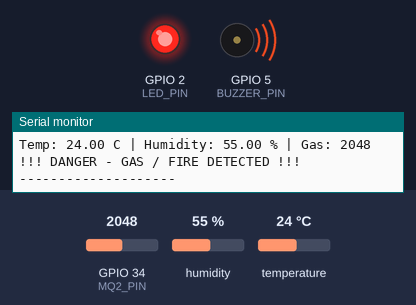
Bench run of a sketch on a simulated ESP32. On the bench: output pins drawn as LEDs (lit = HIGH), buzzer (waves = sounding, pin HIGH), the last lines printed to the serial monitor. The inputs (shaded band) are chosen by the test bench; at power-on: GPIO 34 (MQ2_PIN) = 2048, humidity 55 %, temperature 24 °C.

Above: at 2.8 s.
2.9 s: GPIO 34 (MQ2_PIN) set to 1527
5.6 s: GPIO 34 (MQ2_PIN) set to 1455
At 6.4 s:
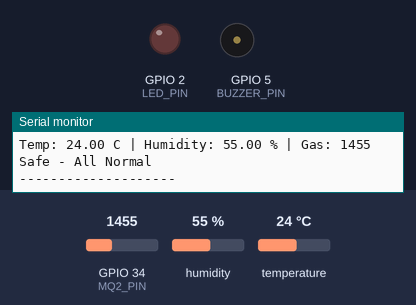
8.3 s: GPIO 34 (MQ2_PIN) set to 1540
At 11.2 s:
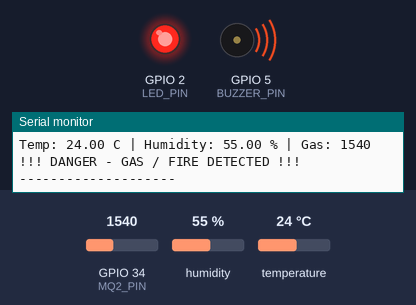
11.5 s: GPIO 34 (MQ2_PIN) set to 1460
At 13.0 s:
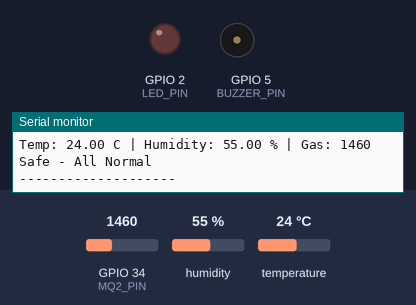
Timing chart, 0 to 14.5 s (numbered marks = the images above; inputs shaded):
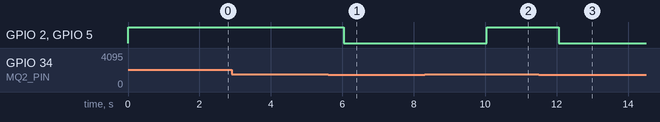

Measured:
- the behaviour switches between 1501 and 1500 on GPIO 34 (MQ2_PIN) (found by bisection; images 0 and 1)
- after the input at 5.6 s, GPIO 2 (LED_PIN), GPIO 5 (BUZZER_PIN): HIGH → LOW after 0.43 s
- after the input at 8.3 s, GPIO 2 (LED_PIN), GPIO 5 (BUZZER_PIN): LOW → HIGH after 1.7 s
- after the input at 11.5 s, GPIO 2 (LED_PIN), GPIO 5 (BUZZER_PIN): HIGH → LOW after 0.56 s

The sketch:

sketch.ino
```cpp
#include "DHT.h"

#define DHTPIN 15      // DHT22 Data pin
#define DHTTYPE DHT22
#define MQ2_PIN 34     // MQ-2 A0 pin
#define LED_PIN 2      // LED pin
#define BUZZER_PIN 5   // Buzzer pin

DHT dht(DHTPIN, DHTTYPE);

void setup() {
  Serial.begin(115200);
  dht.begin();
  pinMode(LED_PIN, OUTPUT);
  pinMode(BUZZER_PIN, OUTPUT);
  Serial.println("Smart Home Safety System Started!");
}

void loop() {
  float temp = dht.readTemperature();
  float hum = dht.readHumidity();
  int gasValue = analogRead(MQ2_PIN);

  Serial.print("Temp: ");
  Serial.print(temp);
  Serial.print(" C | Humidity: ");
  Serial.print(hum);
  Serial.print(" % | Gas: ");
  Serial.println(gasValue);

  // Gas leak illa Fire vandha Alarm adikkum!
  if (gasValue > 1500 || temp > 45) {
    digitalWrite(LED_PIN, HIGH);
    digitalWrite(BUZZER_PIN, HIGH);
    Serial.println("!!! DANGER - GAS / FIRE DETECTED !!!");
  } else {
    digitalWrite(LED_PIN, LOW);
    digitalWrite(BUZZER_PIN, LOW);
    Serial.println("Safe - All Normal");
  }
  Serial.println("--------------------");
  delay(2000);
}
```
